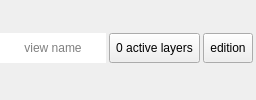
    <widget class="QWidget" name="header" native="true">
     <layout class="QHBoxLayout" name="horizontalLayout">
      <property name="spacing">
       <number>3</number>
      </property>
      <property name="leftMargin">
       <number>0</number>
      </property>
      <property name="topMargin">
       <number>0</number>
      </property>
      <property name="rightMargin">
       <number>3</number>
      </property>
      <property name="bottomMargin">
       <number>3</number>
      </property>
      <item>
       <widget class="QLineEdit" name="QLabel_ViewName">
        <property name="maximumSize">
         <size>
          <width>16777215</width>
          <height>30</height>
         </size>
        </property>
        <property name="font">
         <font>
          <pointsize>9</pointsize>
         </font>
        </property>
        <property name="frame">
         <bool>false</bool>
        </property>
        <property name="alignment">
         <set>Qt::AlignCenter</set>
        </property>
        <property name="placeholderText">
         <string>view name</string>
        </property>
       </widget>
      </item>
      <item>
       <widget class="QToolButton" name="QPBtn_ConfActiveLayers">
        <property name="enabled">
         <bool>true</bool>
        </property>
        <property name="maximumSize">
         <size>
          <width>16777215</width>
          <height>30</height>
         </size>
        </property>
        <property name="font">
         <font>
          <pointsize>9</pointsize>
         </font>
        </property>
        <property name="cursor">
         <cursorShape>PointingHandCursor</cursorShape>
        </property>
        <property name="toolTip">
         <string>Show/hide the active layers config</string>
        </property>
        <property name="text">
         <string>0 active layers</string>
        </property>
        <property name="icon">
         <iconset>
          <normaloff>:/plugins/thrase/icons/active_layers_tool.svg</normaloff>:/plugins/thrase/icons/active_layers_tool.svg</iconset>
        </property>
        <property name="checkable">
         <bool>true</bool>
        </property>
        <property name="toolButtonStyle">
         <enum>Qt::ToolButtonTextBesideIcon</enum>
        </property>
        <property name="autoRaise">
         <bool>false</bool>
        </property>
       </widget>
      </item>
      <item>
       <widget class="QToolButton" name="QPBtn_EditionTools">
        <property name="maximumSize">
         <size>
          <width>16777215</width>
          <height>30</height>
         </size>
        </property>
        <property name="font">
         <font>
          <pointsize>9</pointsize>
         </font>
        </property>
        <property name="cursor">
         <cursorShape>PointingHandCursor</cursorShape>
        </property>
        <property name="toolTip">
         <string>Show/hide the edition tools</string>
        </property>
        <property name="text">
         <string>edition</string>
        </property>
        <property name="icon">
         <iconset>
          <normaloff>:/plugins/thrase/icons/edit_tool.svg</normaloff>:/plugins/thrase/icons/edit_tool.svg</iconset>
        </property>
        <property name="checkable">
         <bool>true</bool>
        </property>
        <property name="toolButtonStyle">
         <enum>Qt::ToolButtonTextBesideIcon</enum>
        </property>
        <property name="autoRaise">
         <bool>false</bool>
        </property>
       </widget>
      </item>
     </layout>
    </widget>
